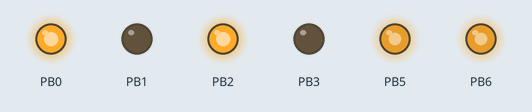
This program was run on a simulated ATmega128, built with avr-gcc and emulated at 16 MHz. Parts: output pins drawn as LEDs (lit = HIGH).

Above: at 0.05 s.
At 1.95 s:
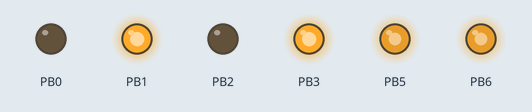
Timing chart, 0 to 3.0 s (numbered marks = the images above):
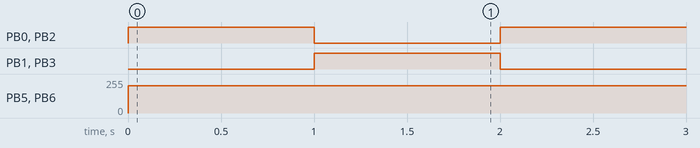

Measured:
- by itself, PB0–3: alternates HIGH for 1.0 s and LOW for 1.0 s
- by itself, PB5, PB6: 0/255 → 204/255 at 0.00 s

The program:

main.c
```c
//모터
#define F_CPU 16000000
#include <avr/io.h>
#include <avr/interrupt.h>
#include <util/delay.h>

int main(void)
{
	DDRB = 0x6F;			// PB0~PB3(IN1~IN4), PB5(OC1A), PB6(OC1B) 출력

	TCCR1A = 0xA2;			// COM1A1/COM1B1 = 비반전, WGM11 = 1
	TCCR1B = 0x1B;			// WGM13:12 = 11 (Mode 14), 분주비 64
	TCCR1C = 0x00;			// No Setting

	ICR1 = 249;				// TOP = 249 → 16MHz/(64*250) = 1kHz
	TCNT1 = 0x0000;			// TCNT1 초기화

	while(1)
	{
		PORTB = (PORTB & 0xF0) | 0x05;	// 모터 정방향
		OCR1A = ICR1 * 0.80;			// PB5 듀티비 80% 출력
		OCR1B = ICR1 * 0.80;			// PB6 듀티비 80% 출력
		_delay_ms(1000);

		PORTB = (PORTB & 0xF0) | 0x0A;	// 모터 역방향
		OCR1A = ICR1 * 0.80;			// PB5 듀티비 80% 출력
		OCR1B = ICR1 * 0.80;			// PB6 듀티비 80% 출력
		_delay_ms(1000);
	}
}
```
